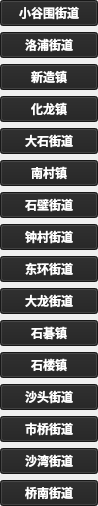
    <widget class="QWidget" name="street_PanYu" native="true">
     <property name="geometry">
      <rect>
       <x>10</x>
       <y>185</y>
       <width>98</width>
       <height>431</height>
      </rect>
     </property>
     <layout class="QVBoxLayout" name="verticalLayout_2">
      <property name="leftMargin">
       <number>0</number>
      </property>
      <property name="topMargin">
       <number>0</number>
      </property>
      <property name="rightMargin">
       <number>0</number>
      </property>
      <property name="bottomMargin">
       <number>0</number>
      </property>
      <item>
       <widget class="QPushButton" name="py1">
        <property name="font">
         <font>
          <family>思源黑体 CN Bold</family>
          <weight>75</weight>
          <bold>true</bold>
         </font>
        </property>
        <property name="styleSheet">
         <string notr="true">background-color: rgb(33, 33, 33);
color: rgb(255, 255, 255);</string>
        </property>
        <property name="text">
         <string>小谷围街道</string>
        </property>
       </widget>
      </item>
      <item>
       <widget class="QPushButton" name="py2">
        <property name="font">
         <font>
          <family>思源黑体 CN Bold</family>
          <weight>75</weight>
          <bold>true</bold>
         </font>
        </property>
        <property name="styleSheet">
         <string notr="true">background-color: rgb(33, 33, 33);
color: rgb(255, 255, 255);</string>
        </property>
        <property name="text">
         <string>洛浦街道</string>
        </property>
       </widget>
      </item>
      <item>
       <widget class="QPushButton" name="py3">
        <property name="font">
         <font>
          <family>思源黑体 CN Bold</family>
          <weight>75</weight>
          <bold>true</bold>
         </font>
        </property>
        <property name="styleSheet">
         <string notr="true">background-color: rgb(33, 33, 33);
color: rgb(255, 255, 255);</string>
        </property>
        <property name="text">
         <string>新造镇</string>
        </property>
       </widget>
      </item>
      <item>
       <widget class="QPushButton" name="py4">
        <property name="font">
         <font>
          <family>思源黑体 CN Bold</family>
          <weight>75</weight>
          <bold>true</bold>
         </font>
        </property>
        <property name="styleSheet">
         <string notr="true">background-color: rgb(33, 33, 33);
color: rgb(255, 255, 255);</string>
        </property>
        <property name="text">
         <string>化龙镇</string>
        </property>
       </widget>
      </item>
      <item>
       <widget class="QPushButton" name="py5">
        <property name="font">
         <font>
          <family>思源黑体 CN Bold</family>
          <weight>75</weight>
          <bold>true</bold>
         </font>
        </property>
        <property name="styleSheet">
         <string notr="true">background-color: rgb(33, 33, 33);
color: rgb(255, 255, 255);</string>
        </property>
        <property name="text">
         <string>大石街道</string>
        </property>
       </widget>
      </item>
      <item>
       <widget class="QPushButton" name="py6">
        <property name="font">
         <font>
          <family>思源黑体 CN Bold</family>
          <weight>75</weight>
          <bold>true</bold>
         </font>
        </property>
        <property name="styleSheet">
         <string notr="true">background-color: rgb(33, 33, 33);
color: rgb(255, 255, 255);</string>
        </property>
        <property name="text">
         <string>南村镇</string>
        </property>
       </widget>
      </item>
      <item>
       <widget class="QPushButton" name="py7">
        <property name="font">
         <font>
          <family>思源黑体 CN Bold</family>
          <weight>75</weight>
          <bold>true</bold>
         </font>
        </property>
        <property name="styleSheet">
         <string notr="true">background-color: rgb(33, 33, 33);
color: rgb(255, 255, 255);</string>
        </property>
        <property name="text">
         <string>石壁街道</string>
        </property>
       </widget>
      </item>
      <item>
       <widget class="QPushButton" name="py8">
        <property name="font">
         <font>
          <family>思源黑体 CN Bold</family>
          <weight>75</weight>
          <bold>true</bold>
         </font>
        </property>
        <property name="styleSheet">
         <string notr="true">background-color: rgb(33, 33, 33);
color: rgb(255, 255, 255);</string>
        </property>
        <property name="text">
         <string>钟村街道</string>
        </property>
       </widget>
      </item>
      <item>
       <widget class="QPushButton" name="py9">
        <property name="font">
         <font>
          <family>思源黑体 CN Bold</family>
          <weight>75</weight>
          <bold>true</bold>
         </font>
        </property>
        <property name="styleSheet">
         <string notr="true">background-color: rgb(33, 33, 33);
color: rgb(255, 255, 255);</string>
        </property>
        <property name="text">
         <string>东环街道</string>
        </property>
       </widget>
      </item>
      <item>
       <widget class="QPushButton" name="py10">
        <property name="font">
         <font>
          <family>思源黑体 CN Bold</family>
          <weight>75</weight>
          <bold>true</bold>
         </font>
        </property>
        <property name="styleSheet">
         <string notr="true">background-color: rgb(33, 33, 33);
color: rgb(255, 255, 255);</string>
        </property>
        <property name="text">
         <string>大龙街道</string>
        </property>
       </widget>
      </item>
      <item>
       <widget class="QPushButton" name="py11">
        <property name="font">
         <font>
          <family>思源黑体 CN Bold</family>
          <weight>75</weight>
          <bold>true</bold>
         </font>
        </property>
        <property name="styleSheet">
         <string notr="true">background-color: rgb(33, 33, 33);
color: rgb(255, 255, 255);</string>
        </property>
        <property name="text">
         <string>石碁镇</string>
        </property>
       </widget>
      </item>
      <item>
       <widget class="QPushButton" name="py12">
        <property name="font">
         <font>
          <family>思源黑体 CN Bold</family>
          <weight>75</weight>
          <bold>true</bold>
         </font>
        </property>
        <property name="styleSheet">
         <string notr="true">background-color: rgb(33, 33, 33);
color: rgb(255, 255, 255);</string>
        </property>
        <property name="text">
         <string>石楼镇</string>
        </property>
       </widget>
      </item>
      <item>
       <widget class="QPushButton" name="py13">
        <property name="font">
         <font>
          <family>思源黑体 CN Bold</family>
          <weight>75</weight>
          <bold>true</bold>
         </font>
        </property>
        <property name="styleSheet">
         <string notr="true">background-color: rgb(33, 33, 33);
color: rgb(255, 255, 255);</string>
        </property>
        <property name="text">
         <string>沙头街道</string>
        </property>
       </widget>
      </item>
      <item>
       <widget class="QPushButton" name="py14">
        <property name="font">
         <font>
          <family>思源黑体 CN Bold</family>
          <weight>75</weight>
          <bold>true</bold>
         </font>
        </property>
        <property name="styleSheet">
         <string notr="true">background-color: rgb(33, 33, 33);
color: rgb(255, 255, 255);</string>
        </property>
        <property name="text">
         <string>市桥街道</string>
        </property>
       </widget>
      </item>
      <item>
       <widget class="QPushButton" name="py15">
        <property name="font">
         <font>
          <family>思源黑体 CN Bold</family>
          <weight>75</weight>
          <bold>true</bold>
         </font>
        </property>
        <property name="styleSheet">
         <string notr="true">background-color: rgb(33, 33, 33);
color: rgb(255, 255, 255);</string>
        </property>
        <property name="text">
         <string>沙湾街道</string>
        </property>
       </widget>
      </item>
      <item>
       <widget class="QPushButton" name="py16">
        <property name="font">
         <font>
          <family>思源黑体 CN Bold</family>
          <weight>75</weight>
          <bold>true</bold>
         </font>
        </property>
        <property name="styleSheet">
         <string notr="true">background-color: rgb(33, 33, 33);
color: rgb(255, 255, 255);</string>
        </property>
        <property name="text">
         <string>桥南街道</string>
        </property>
       </widget>
      </item>
     </layout>
    </widget>
